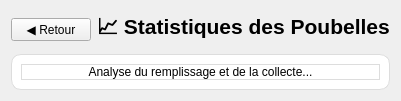
      <widget class="QWidget" name="pageStatsPoubelles">
       <layout class="QVBoxLayout" name="layoutStatsPoubelles">
        <item>
         <layout class="QHBoxLayout" name="headerStatsPoubelle">
          <item>
           <widget class="QPushButton" name="btnRetourStatsPoubelle">
            <property name="text">
             <string>◀ Retour</string>
            </property>
           </widget>
          </item>
          <item>
           <widget class="QLabel" name="labelTitleStatsPoubelle">
            <property name="font">
             <font>
              <pointsize>16</pointsize>
              <bold>true</bold>
             </font>
            </property>
            <property name="text">
             <string>📈 Statistiques des Poubelles</string>
            </property>
           </widget>
          </item>
          <item>
           <spacer name="spacerStatsPoubelle">
            <property name="orientation">
             <enum>Qt::Orientation::Horizontal</enum>
            </property>
            <property name="sizeHint" stdset="0">
             <size>
              <width>0</width>
              <height>0</height>
             </size>
            </property>
           </spacer>
          </item>
         </layout>
        </item>
        <item>
         <widget class="QFrame" name="frameStatsPoubellePlaceholder">
          <property name="styleSheet">
           <string notr="true">background-color: white; border-radius: 10px; border: 1px solid #ddd;</string>
          </property>
          <layout class="QVBoxLayout" name="layoutStatsPoubelleContent">
           <item>
            <widget class="QLabel" name="labelStatsPoubelleMsg">
             <property name="text">
              <string>Analyse du remplissage et de la collecte...</string>
             </property>
             <property name="alignment">
              <set>Qt::AlignmentFlag::AlignCenter</set>
             </property>
            </widget>
           </item>
          </layout>
         </widget>
        </item>
       </layout>
      </widget>
